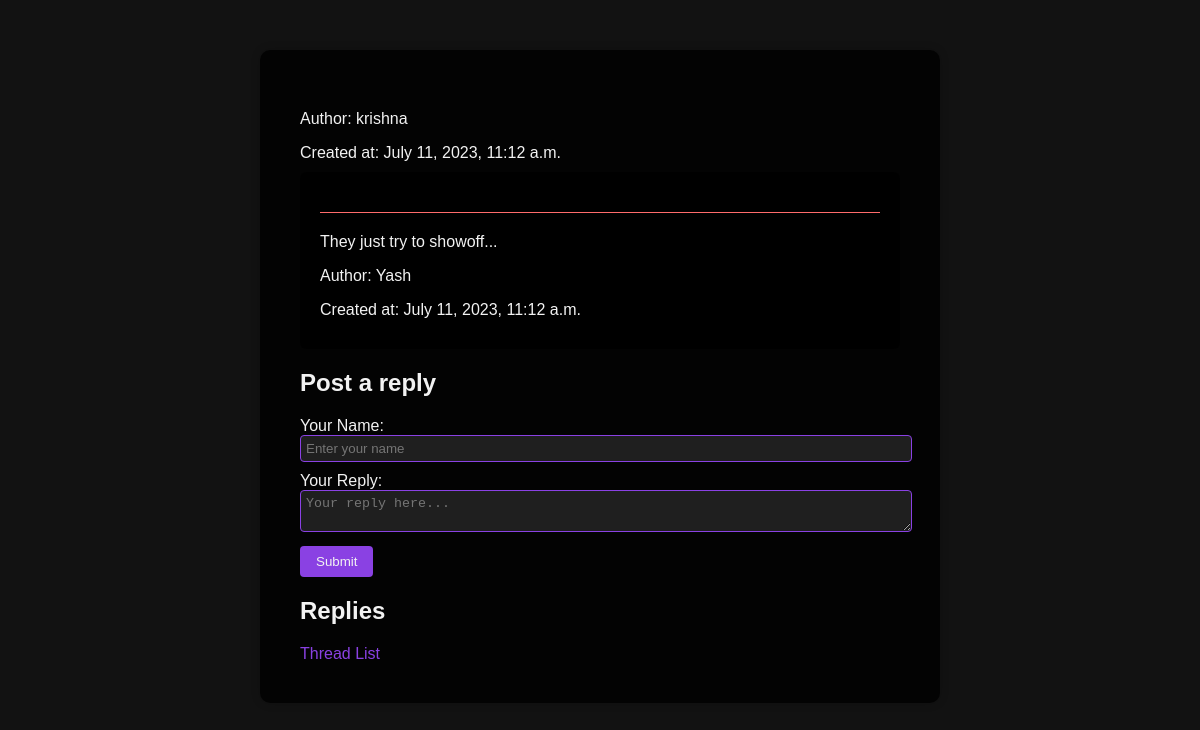
Screenshot of /thread/2/ with the database file from the repository.
### forum/models.py (models this page shows, shortened)
class Thread(models.Model):
    title = models.CharField(max_length=200)
    created_at = models.DateTimeField(auto_now_add=True)
    author = models.ForeignKey(User, on_delete=models.CASCADE)

class Post(models.Model):
    content = models.TextField()
    created_at = models.DateTimeField(auto_now_add=True)
    thread = models.ForeignKey(Thread, on_delete=models.CASCADE)
    author_name = models.CharField(max_length=100)

### forum/views.py (the view)
# urls.py: path('thread/<int:thread_id>/', views.thread_detail, name='thread_detail'),
def thread_detail(request, thread_id):
    thread = Thread.objects.get(id=thread_id)
    posts = Post.objects.filter(thread=thread)
    return render(request, 'thread_detail.html', {'thread': thread, 'posts': posts})

### template/thread_detail.html (shortened to what this page needs)
<!DOCTYPE html>
<html>
<head>
</head>
<body>
  <div id="background-container"></div>
  <div class="container">
    <p>Author: {{ thread.author }}</p>
    <p>Created at: {{ thread.created_at }}</p>
    {% for post in posts %}
      <div class="thread-section">
        <hr>
        <p>{{ post.content }}</p>
        <p>Author: {{ post.author_name }}</p>
        <p>Created at: {{ post.created_at }}</p>
      </div>
    {% endfor %}
    <div class="reply-form">
      <h2>Post a reply</h2>
      <form action="{% url 'create_post' thread.id %}" method="post">
        <label for="author_name">Your Name:</label>
        <input type="text" name="author_name" id="author_name" placeholder="Enter your name" required><br>
        <label for="content">Your Reply:</label>
        <textarea name="content" id="content" placeholder="Your reply here..." required></textarea><br>
        <input type="submit" value="Submit">
      </form>
    </div>
    <div class="replies">
      <h2>Replies</h2>
    </div>
    <a href="{% url 'thread_list' %}">Thread List</a>
  </div>
</body>
</html>

### template/thread_detail.html (style rules this page uses)
body { font-family: Arial, sans-serif; background-color: #121212; color: #f2f2f2; margin: 0; padding: 0; }
#background-container { position: fixed; top: 0; left: 0; width: 100%; height: 100%; z-index: -1; background-size: cover; background-position: center; animation: fadeIn 1s; }
.container { max-width: 600px; margin: 50px auto; padding: 40px; background-color: rgba(0, 0, 0, 0.8); border-radius: 10px; box-shadow: 0 0 10px rgba(0, 0, 0, 0.2); animation: fadeIn 1s; }
p { margin-bottom: 10px; color: #f2f2f2; }
hr { border: none; border-top: 1px solid #ff6b6b; margin: 20px 0; }
a { display: inline-block; margin-right: 10px; color: #8a41e3; text-decoration: none; transition: color 0.3s ease; }
.thread-section { padding: 20px; background-color: rgba(0, 0, 0, 0.8); border-radius: 6px; box-shadow: 0 0 5px rgba(0, 0, 0, 0.4); animation: fadeIn 1s; transition: transform 0.3s ease; }
.reply-form { margin-top: 20px; }
.reply-form input[type="text"], .reply-form textarea { width: 100%; margin-bottom: 10px; padding: 5px; background-color: #1f1f1f; border: 1px solid #8a41e3; border-radius: 4px; color: #f2f2f2; }
.reply-form input[type="submit"] { background-color: #8a41e3; color: #f2f2f2; border: none; border-radius: 4px; padding: 8px 16px; cursor: pointer; transition: background-color 0.3s ease; }

### rows the page displays
Thread: author "krishna", created_at "July 11, 2023, 11:12 a.m."
Post: content "They just try to showoff...", author_name "Yash", created_at "July 11, 2023, 11:12 a.m."
